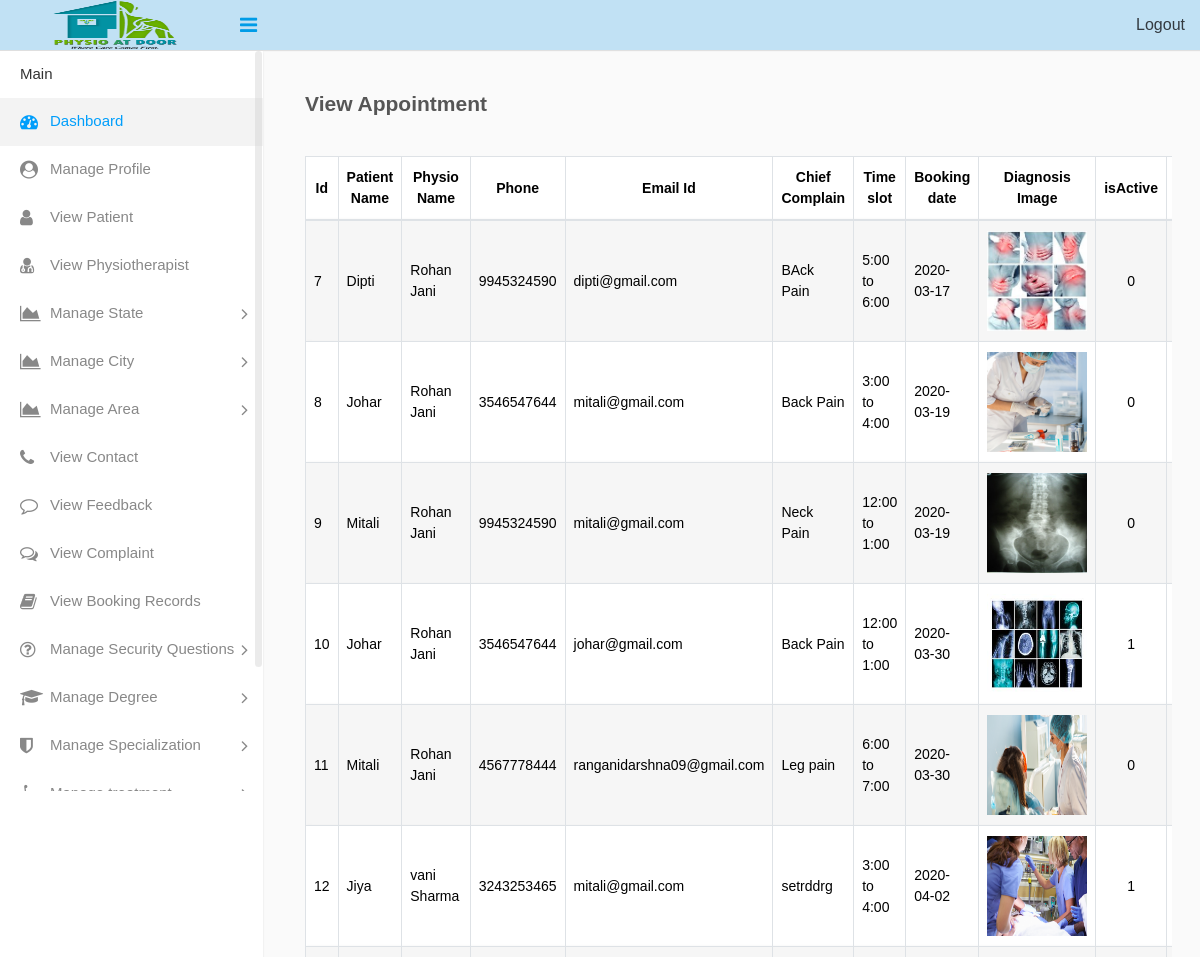
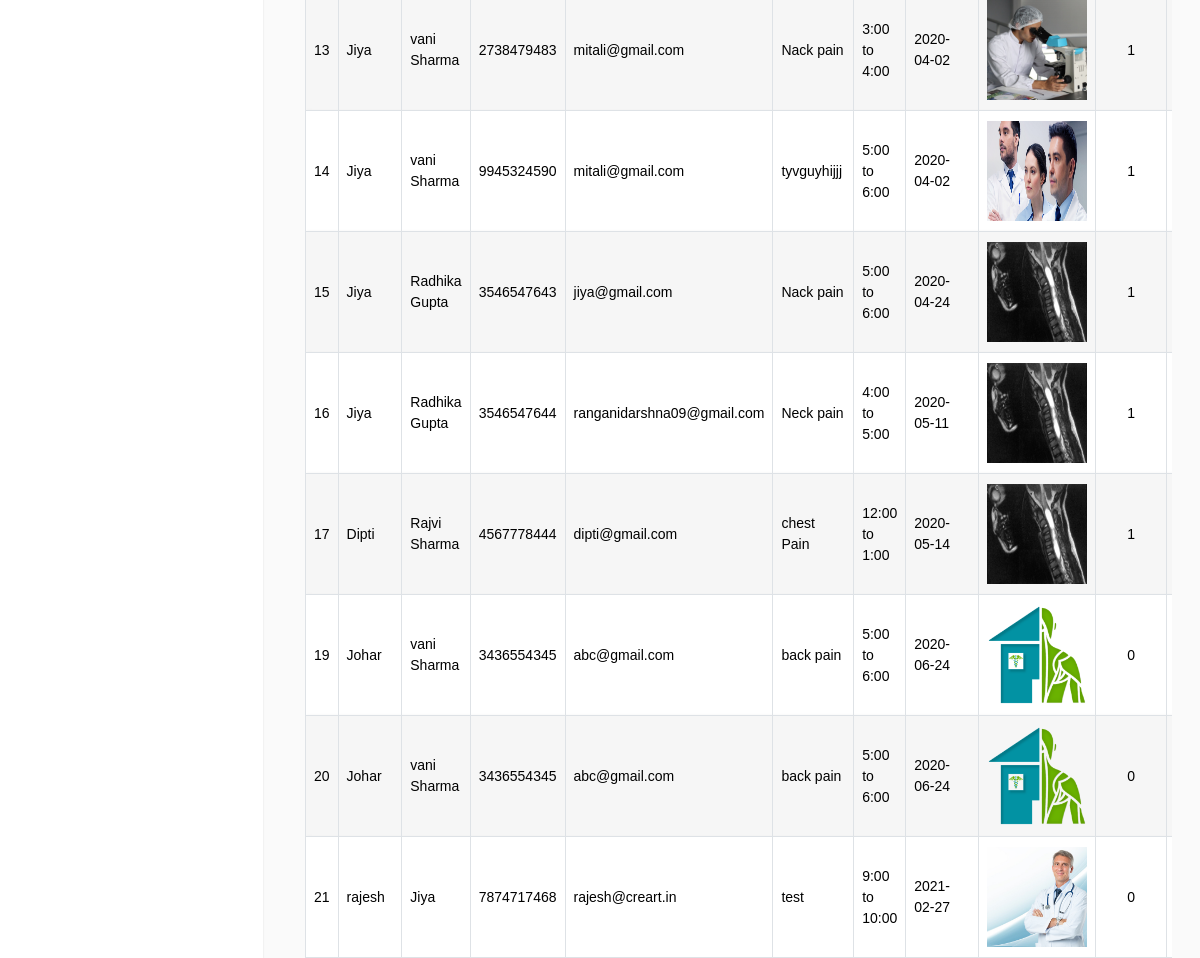
Page /admin/viewBooking.php on the committed database (2 pictures, top to bottom).
### tables this page shows
CREATE TABLE `table_appointment` (
  `booking_id` int(11) NOT NULL,
  `u_id` int(11) NOT NULL,
  `physio_id` int(11) NOT NULL,
  `name` varchar(30) NOT NULL,
  `phone` varchar(10) NOT NULL,
  `email` varchar(30) NOT NULL,
  `chief_complaint` varchar(100) NOT NULL,
  `timeslot` varchar(30) NOT NULL,
  `booking_date` date NOT NULL,
  `image` varchar(100) NOT NULL,
  `dou` date DEFAULT NULL,
  `isactive` tinyint(1) NOT NULL,
  `notify` int(11) NOT NULL
);

CREATE TABLE `table_patient_reg` (
  `u_id` int(11) NOT NULL,
  `u_fname` varchar(30) NOT NULL,
  `u_lname` varchar(30) NOT NULL,
  `dob` date NOT NULL,
  `age` int(11) NOT NULL,
  `gender` varchar(6) NOT NULL,
  `photo` varchar(100) NOT NULL,
  `email` varchar(50) NOT NULL,
  `cont_no` varchar(10) NOT NULL,
  `address` varchar(100) NOT NULL,
  `state_id` int(11) NOT NULL,
  `city_id` int(11) NOT NULL,
  `area_id` int(11) NOT NULL,
  `Seq_id` int(11) NOT NULL,
  `answer` varchar(30) DEFAULT NULL,
  `password` varchar(20) NOT NULL,
  `user_type` int(1) NOT NULL,
  `doi` date NOT NULL,
  `dou` date DEFAULT NULL,
  `isactive` tinyint(1) NOT NULL
);

CREATE TABLE `table_physio_reg` (
  `physio_id` int(11) NOT NULL,
  `physio_name` varchar(30) NOT NULL,
  `password` varchar(10) NOT NULL,
  `physio_dob` date NOT NULL,
  `email` varchar(30) NOT NULL,
  `cont_no` varchar(10) NOT NULL,
  `address` varchar(100) NOT NULL,
  `state_id` int(11) NOT NULL,
  `city_id` int(11) NOT NULL,
  `area_id` int(11) NOT NULL,
  `doc_upload` varchar(100) NOT NULL,
  `total_exp` int(5) NOT NULL,
  `degree_id` int(11) NOT NULL,
  `spec_id` int(11) NOT NULL,
  `photo` varchar(100) NOT NULL,
  `Seq_id` int(11) NOT NULL,
  `answer` varchar(30) NOT NULL,
  `user_type` int(1) NOT NULL,
  `doi` date NOT NULL,
  `dou` date DEFAULT NULL,
  `isactive` tinyint(1) NOT NULL
);

### admin/viewBooking.php (the view, shortened to what this page needs)
 <?php
require '../common/dbconnect.php';
$qry="SELECT * FROM table_appointment where isactive!=2";
$rs=mysqli_query($conn,$qry);
  include('header.php');
?>
        <div class="page-wrapper">
            <div class="content">
                <div class="row">
                    <div class="col-sm-12">
                        <h4 class="page-title font-weight-bold">View Appointment</h4>
                    </div>
                </div>
                <div class="row">
                    <div class="col-md-12">
                        <div class="table-responsive">
                            <table class="table table-striped custom-table mb-0 datatable table-bordered">
                                <thead>
                                    <tr>
                                        <th class="text-center">Id</th>
                                        <th class="text-center">Patient Name</th>
                                        <th class="text-center">Physio Name</th>
                                        <th class="text-center">Phone</th>
                                        <th class="text-center">Email Id</th>
                                        <th class="text-center">Chief Complain</th>
                                        <th class="text-center">Time slot</th>
                                        <th class="text-center">Booking date</th>
                                        <th class="text-center">Diagnosis Image</th>
                                        <th class="text-center">isActive</th>
                                        <th class="text-center">ACTION</th>
                                    </tr>
                                </thead>
                                <tbody>
                                     <?php
                                        if (mysqli_num_rows($rs)>0) {
                                            while ($row=mysqli_fetch_assoc($rs)) {
                                                $qrys="SELECT * FROM table_physio_reg where physio_id = '".$row['physio_id']."'";
                    $rss=mysqli_query($conn,$qrys);
                    $rows=mysqli_fetch_assoc($rss);
                                        $qrys1="SELECT * FROM table_patient_reg where u_id = '".$row['u_id']."'";
                    $rss1=mysqli_query($conn,$qrys1);
                    $rows1=mysqli_fetch_assoc($rss1);
                                    ?>
                                    <tr>
                                        <td><?php echo $row['booking_id']; ?></td>
                                        <td><?php echo $rows1['u_fname']; ?></td>
                                        <td><?php echo $rows['physio_name']; ?></td>
                                        <td><?php echo $row['phone']; ?></td>
                                        <td><?php echo $row['email']; ?></td>
                                        <td><?php echo $row['chief_complaint']; ?> </td>
                                        <td><?php echo $row['timeslot']; ?></td>
                                        <td><?php echo $row['booking_date']; ?></td>
                                        <td><img src="../physio/assets/images/report/<?php echo $row['image'];?>" alt="" height="100" width="100"></td>
                                         <td class="text-center">
                                        <?php
                                        echo $row['isactive'];
                                        ?>
                                        </td>
                                        <td class="text-center"></td>
                                    </tr>
                                     <?php
                                            }
                                        }
                                    ?>
                                </tbody>
                            </table>
                        </div>
                    </div>
                </div>
            </div>
        </div>
    <?php include('footer.php');
    ?>

### rows in the picture
table_appointment: booking_id "7", u.u_fname "Dipti", physio.physio_name "Rohan Jani", phone "9945324590", email "dipti@gmail.com", chief_complaint "BAck Pain", timeslot "5:00 to 6:00", booking_date "2020-03-17", image (picture), isactive "0"
table_appointment: booking_id "8", u.u_fname "Johar", physio.physio_name "Rohan Jani", phone "3546547644", email "mitali@gmail.com", chief_complaint "Back Pain", timeslot "3:00 to 4:00", booking_date "2020-03-19", image (picture), isactive "0"
table_appointment: booking_id "9", u.u_fname "Mitali", physio.physio_name "Rohan Jani", phone "9945324590", email "mitali@gmail.com", chief_complaint "Neck Pain", timeslot "12:00 to 1:00", booking_date "2020-03-19", image (picture), isactive "0"
table_appointment: booking_id "10", u.u_fname "Johar", physio.physio_name "Rohan Jani", phone "3546547644", email "johar@gmail.com", chief_complaint "Back Pain", timeslot "12:00 to 1:00", booking_date "2020-03-30", image (picture), isactive "1"
table_appointment: booking_id "11", u.u_fname "Mitali", physio.physio_name "Rohan Jani", phone "4567778444", email "ranganidarshna09@gmail.com", chief_complaint "Leg pain", timeslot "6:00 to 7:00", booking_date "2020-03-30", image (picture), isactive "0"
table_appointment: booking_id "12", u.u_fname "Jiya", physio.physio_name "vani Sharma", phone "3243253465", email "mitali@gmail.com", chief_complaint "setrddrg", timeslot "3:00 to 4:00", booking_date "2020-04-02", image (picture), isactive "1"
table_appointment: booking_id "13", u.u_fname "Jiya", physio.physio_name "vani Sharma", phone "2738479483", email "mitali@gmail.com", chief_complaint "Nack pain", timeslot "3:00 to 4:00", booking_date "2020-04-02", image (picture), isactive "1"
table_appointment: booking_id "14", u.u_fname "Jiya", physio.physio_name "vani Sharma", phone "9945324590", email "mitali@gmail.com", chief_complaint "tyvguyhijjj", timeslot "5:00 to 6:00", booking_date "2020-04-02", image (picture), isactive "1"
table_appointment: booking_id "15", u.u_fname "Jiya", physio.physio_name "Radhika Gupta", phone "3546547643", email "jiya@gmail.com", chief_complaint "Nack pain", timeslot "5:00 to 6:00", booking_date "2020-04-24", image (picture), isactive "1"
table_appointment: booking_id "16", u.u_fname "Jiya", physio.physio_name "Radhika Gupta", phone "3546547644", email "ranganidarshna09@gmail.com", chief_complaint "Neck pain", timeslot "4:00 to 5:00", booking_date "2020-05-11", image (picture), isactive "1"
table_appointment: booking_id "17", u.u_fname "Dipti", physio.physio_name "Rajvi Sharma", phone "4567778444", email "dipti@gmail.com", chief_complaint "chest Pain", timeslot "12:00 to 1:00", booking_date "2020-05-14", image (picture), isactive "1"
table_appointment: booking_id "19", u.u_fname "Johar", physio.physio_name "vani Sharma", phone "3436554345", email "abc@gmail.com", chief_complaint "back pain", timeslot "5:00 to 6:00", booking_date "2020-06-24", image (picture), isactive "0"
table_appointment: booking_id "20", u.u_fname "Johar", physio.physio_name "vani Sharma", phone "3436554345", email "abc@gmail.com", chief_complaint "back pain", timeslot "5:00 to 6:00", booking_date "2020-06-24", image (picture), isactive "0"
table_appointment: booking_id "21", u.u_fname "rajesh", physio.physio_name "Jiya", phone "7874717468", email "rajesh@creart.in", chief_complaint "test", timeslot "9:00 to 10:00", booking_date "2021-02-27", image (picture), isactive "0"
